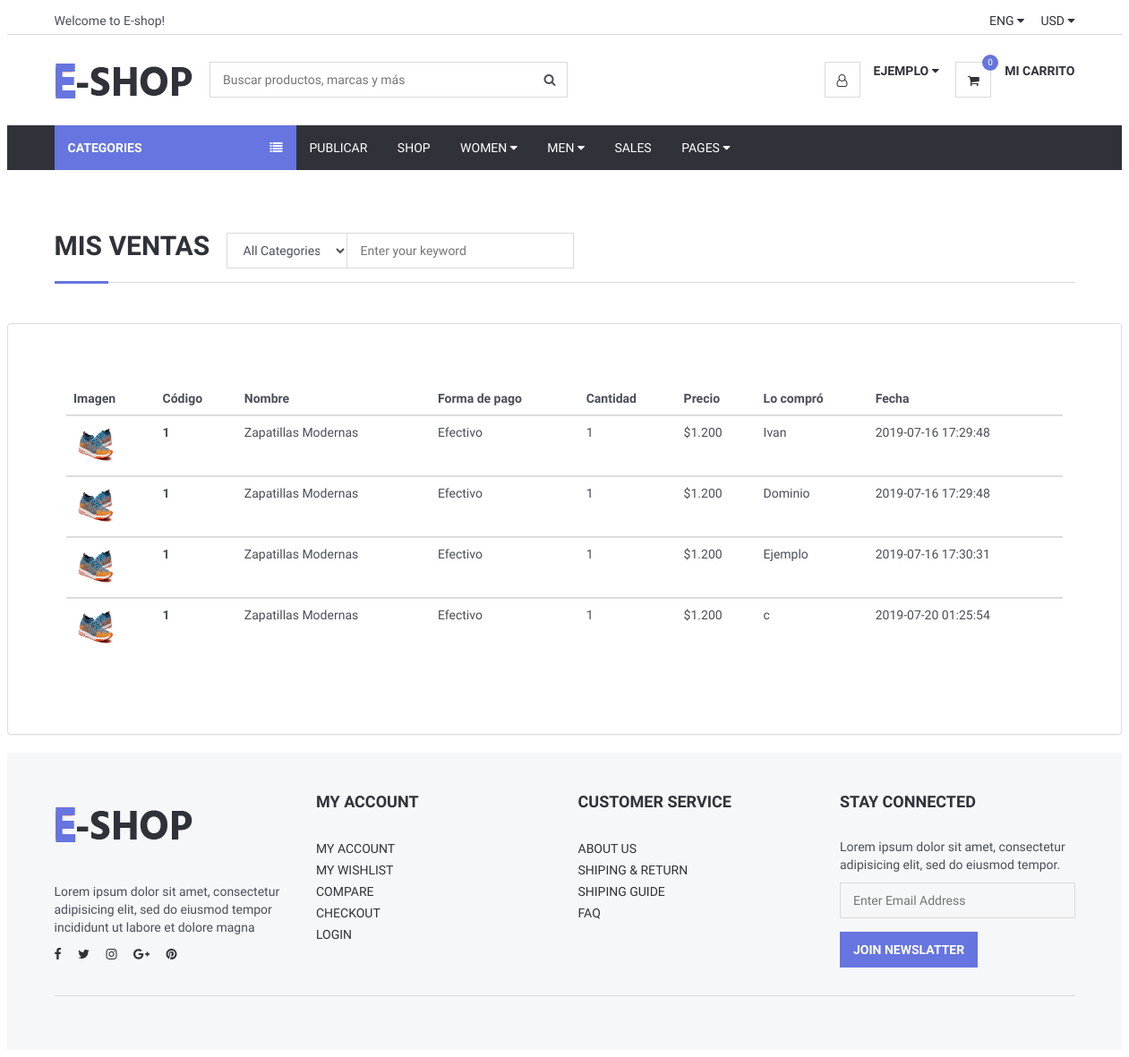
/Views/VentasHechas.php (signed in), run on the app's committed database.
### tables this page shows
CREATE TABLE `imgprincipal` (
  `id` int(11) NOT NULL,
  `idProducto` int(11) NOT NULL,
  `nombre` varchar(100) NOT NULL
);

CREATE TABLE `compra` (
  `id` int(11) NOT NULL,
  `idUsuario` int(11) NOT NULL,
  `idProducto` int(11) NOT NULL,
  `cantidad` int(11) NOT NULL,
  `costo` int(11) NOT NULL,
  `fecha` datetime NOT NULL DEFAULT CURRENT_TIMESTAMP,
  `vendedor` varchar(100) NOT NULL
);

CREATE TABLE `producto` (
  `id` int(11) NOT NULL,
  `nombre` varchar(200) NOT NULL,
  `estado` varchar(60) NOT NULL,
  `precio` double NOT NULL,
  `formasdepago` varchar(100) NOT NULL,
  `envio` varchar(100) NOT NULL,
  `marca` varchar(70) NOT NULL,
  `stock` int(11) NOT NULL,
  `genero` varchar(60) NOT NULL,
  `categoria` varchar(110) NOT NULL,
  `palabrasClaves` varchar(110) NOT NULL,
  `descripcion` varchar(600) NOT NULL,
  `visitas` int(11) NOT NULL,
  `idUsuario` int(11) NOT NULL,
  `latitud` varchar(120) NOT NULL,
  `longitud` varchar(120) NOT NULL,
  `ventas` int(11) NOT NULL
);

CREATE TABLE `usuario` (
  `id` int(11) NOT NULL,
  `email` varchar(50) NOT NULL,
  `password` varchar(20) NOT NULL,
  `Nombre` varchar(20) NOT NULL,
  `estado` varchar(200) NOT NULL,
  `pais` varchar(100) NOT NULL,
  `latitud` varchar(100) NOT NULL,
  `longitud` varchar(100) NOT NULL,
  `rol` varchar(100) NOT NULL,
  `idTipoUser` int(11) NOT NULL
);

### Views/conexionBD/conexion.php (called while the page is built, shortened)
<?php
class Conexion{
	 private $msq="";
	public function __construct()
	 {
		 $archivoConfig = "config.ini";
		 $confi = parse_ini_file($archivoConfig, true);
		 $this->host = $confi["bd"]["host"];
		 $this->usuario = $confi["bd"]["usuario"];
		 $this->clave=$confi["bd"]["clave"];
		 $this->bd = $confi["bd"]["bd"];
		$this->msq = new mysqli($this->host, $this->usuario, $this->clave, $this->bd);
	 }
	 public function realizarConsulta($consulta){
		 if(!$resultado = $this->msq->query($consulta) )
		 {
		   die( "Ha ocurrido un error al ejecutar la consulta :" . $consulta);
		 }else{
			 return $resultado;
		}
	}
	  public function cantidadDeFilas($resultado)
	 {
		 return $resultado->num_rows;
	 }
}
?>

### Views/VentasHechas.php (the view, shortened to what this page needs)
<?php
include_once("header.php");
		require_once("conexionBD/conexion.php");
		$conexion = new Conexion;
$id = $_SESSION['id'];
 		$consulta="SELECT *
					FROM compra as com
					inner join usuario as user on com.idUsuario = user.id
					inner join producto as prod on com.idProducto = prod.id
					WHERE prod.idUsuario= '".$id."'";
		$resultado = $conexion->realizarConsulta($consulta);
		$CantidadDeResultados = $conexion->cantidadDeFilas($resultado);
?>
	<div class="section">
		<div class="container">
			<div class="row">
			<div class="col-md-12">
					<div class="section-title">
						<h2 class="title">Mis Ventas &nbsp</h2>
						<div class="header-search">
                    <form>
                        <input class="input search-input" type="text" placeholder="Enter your keyword">
                        <select class="input search-categories">
                            <option value="0">All Categories</option>
                        </select>
                    </form>
                </div>
					</div>
				</div>
			</div>
		</div>
	</div>
		<?php
						if($CantidadDeResultados==0)
						{
		?>
		<h3 class="text-center mb-8 "> No has realizado ninguna venta aún.</h3><br>
		<?php			}else {
		?>
        <div class="panel panel-default" style="padding: 50px">
            <div class="panel-body" >
                <table  class="table" >
                    <thead>
                    <tr>
                        <th scope="col">Imagen</th>
                        <th scope="col">Código</th>
                        <th scope="col">Nombre</th>
                        <th scope="col">Forma de pago</th>
                        <th scope="col">Cantidad</th>
                        <th scope="col">Precio</th>
						<th scope="col">Lo compró</th>
						<th scope="col">Fecha</th>
                    </tr>
                    <?php
                    while($f=mysqli_fetch_array($resultado)){
						$consulta2="SELECT * FROM imgprincipal WHERE idProducto= '".$f['id']."'";
						$resultado2 = $conexion->realizarConsulta($consulta2);
                    ?>
					 <?php
					while($g=mysqli_fetch_array($resultado2)){
					 ?>
                    </thead>
                    <tbody>
                    <tr>
                        <td > <div style="height:100%;width:100%;"><img style="height:50px;width:50px;"  src="imgPublicadas/<?php echo $g["nombre"];?>" alt=""> </div></td>
						<?php
					}
					 ?>
						<th scope="row"><?php echo $f['id'];?> </th>
                        <td><?php echo $f['nombre'];?></td>
                        <td><?php echo $f['formasdepago'];?></td>
                        <td><?php echo $f['cantidad'];?></td>
                        <td><?php echo "$".number_format($f['precio'],0,'.','.');?> </td>
						<td><?php echo $f['Nombre'];?></td>
                        <td><?php echo $f['fecha'];?></td>
					<?php
                    }
                    ?>
					 </tbody>
                    </tr>
                </table>
		<?php } ?>
            </div>
        </div>
<?php require_once("footer.php")?>

### Views/css/style.css (style rules this page uses)
body { font-family: 'Hind', sans-serif; color: #4A4E5A; overflow-x: hidden; }
h1, h2, h3, h4, h5, h6 { color: #30323A; margin: 0 0 10px; font-weight: 700; }
.input { width: 100%; height: 40px; padding: 0px 15px; border: none; background-color: transparent; -webkit-box-shadow: 0px 0px 0px 1px #DADADA inset, 0px 0px 0px 5px transparent; box-shadow: 0px 0px 0px 1px #DADADA inset, 0px 0px 0px 5px transparent; -webkit-transition: 0.3s all; transition: 0.3s all; }
.section { padding-top: 30px; padding-bottom: 30px; }
.section-title { position: relative; margin-bottom: 15px; margin-top: 15px; border-bottom: 1px solid #DADADA; }
.section-title .title { display: inline-block; text-transform: uppercase; }
.section-title:after { content: ""; position: absolute; left: 0; bottom: -1.5px; height: 3px; width: 60px; background-color: #6675df; }
.header-search { display: inline-block; padding: 15px 0px; max-width: 400px; }
.header-search>form { position: relative; }
.header-search>form .search-input { padding-left: 150px; padding-right: 45px; }
.header-search>form .search-categories { position: absolute; left: 0px; top: 0px; width: 135px; }

### data on the page
compra: idProducto "1", idProducto.nombre "Zapatillas Modernas", idProducto.formasdepago "Efectivo", cantidad "1", idProducto.precio "1.200", idUsuario.Nombre "Ivan", fecha "2019-07-16 17:29:48"
imgprincipal: nombre (picture)
compra: idProducto "1", idProducto.nombre "Zapatillas Modernas", idProducto.formasdepago "Efectivo", cantidad "1", idProducto.precio "1.200", idUsuario.Nombre "Dominio", fecha "2019-07-16 17:29:48"
compra: idProducto "1", idProducto.nombre "Zapatillas Modernas", idProducto.formasdepago "Efectivo", cantidad "1", idProducto.precio "1.200", idUsuario.Nombre "Ejemplo", fecha "2019-07-16 17:30:31"
compra: idProducto "1", idProducto.nombre "Zapatillas Modernas", idProducto.formasdepago "Efectivo", cantidad "1", idProducto.precio "1.200", idUsuario.Nombre "c", fecha "2019-07-20 01:25:54"

### other printed values
$nombre "EJEMPLO"
$count[0] "0"
